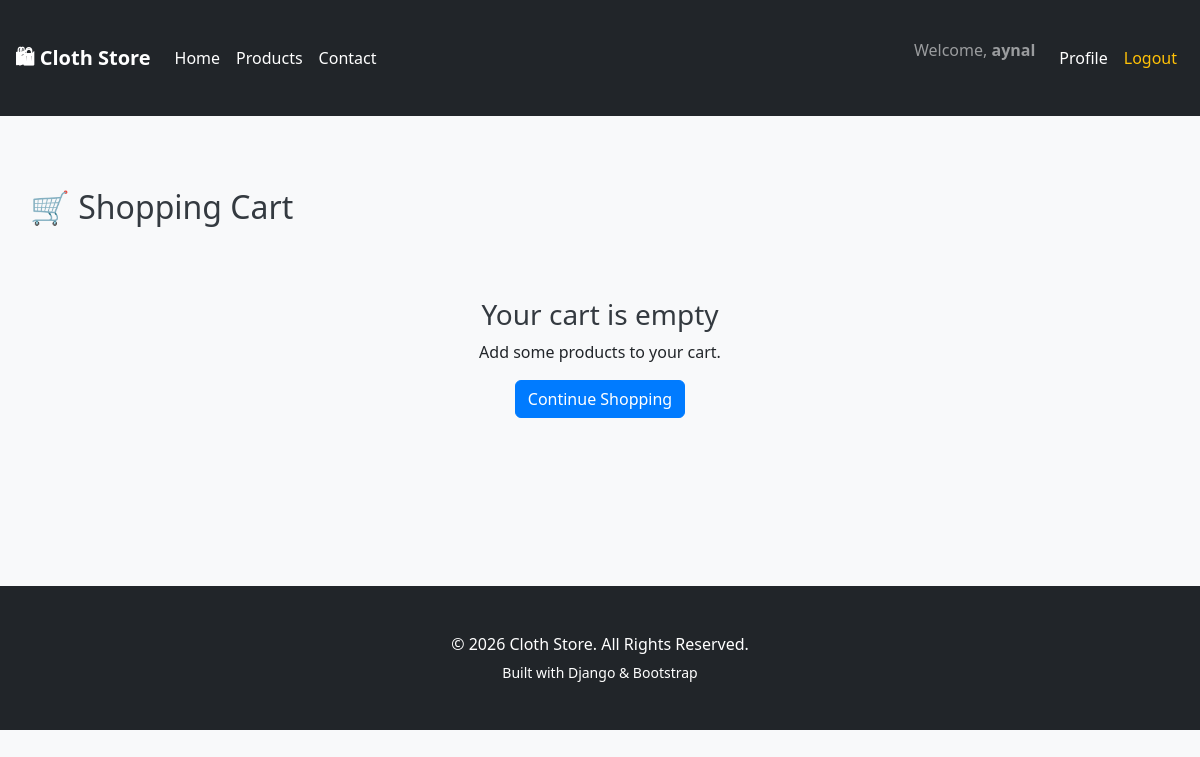
/cart/cart/ (signed in), run on an earlier commit of the app's database.
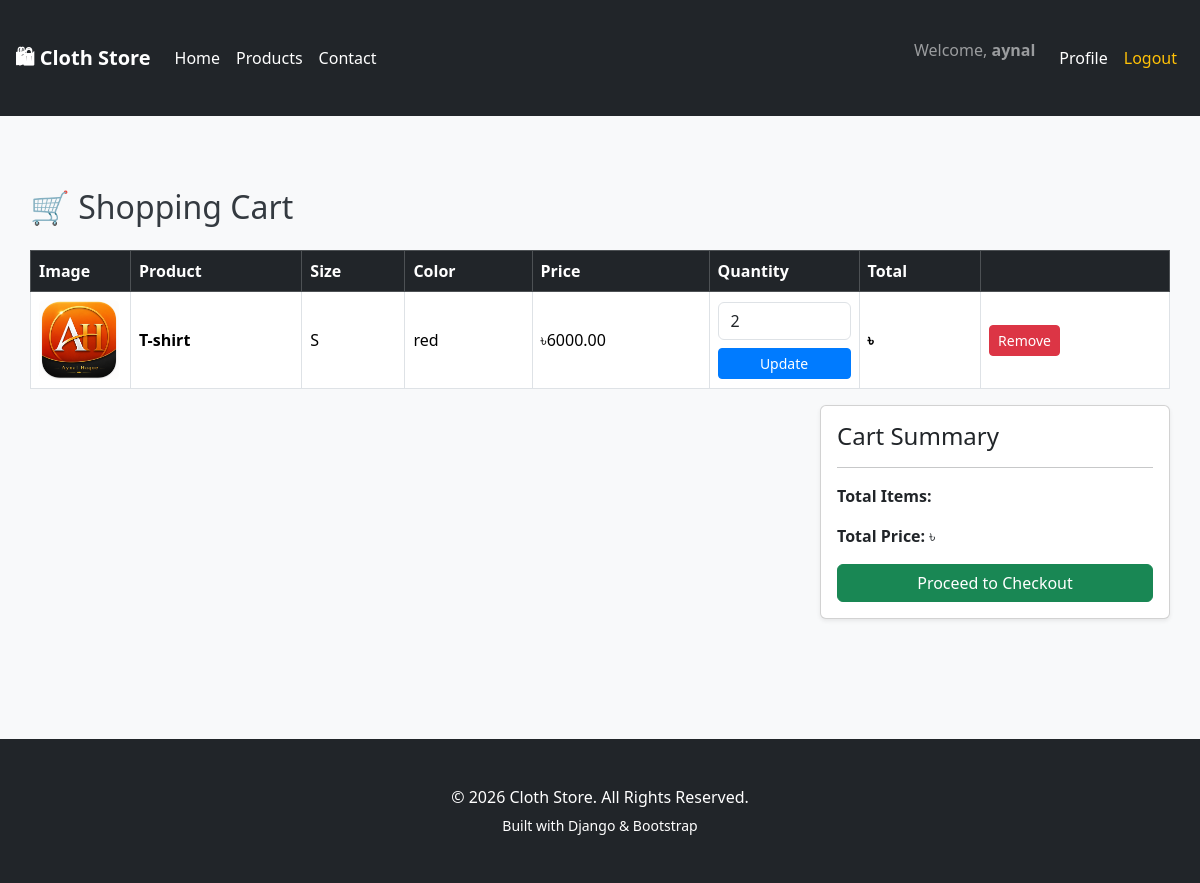
And on a later commit of the database.
### cart/models.py (models this page shows)
class CartItem(models.Model):
    cart = models.ForeignKey(Cart, on_delete=models.CASCADE , related_name="items")
    product_item = models.ForeignKey(ProductItem, on_delete=models.CASCADE)
    quantity = models.PositiveIntegerField(default=1)

### product/models.py (models this page shows, shortened)
class ProductItem(models.Model):
    product = models.ForeignKey(
        Product,
        on_delete=models.CASCADE,
        related_name="items",
    )
    size = models.CharField(
        max_length=5,
        choices=SIZE_CHOICES,
    )
    color = models.CharField(
        max_length=30,
    )
    stock = models.PositiveIntegerField(
        default=0,
    )
    sku = models.CharField(
    max_length=50,
    unique=True,
    blank=True,
    null=True,
)
    price = models.DecimalField(
        max_digits=10,
        decimal_places=2,
        blank=True,
        null=True,
        help_text="Optional variant price",
    )
    class Meta:
        ordering = ("size",)
        verbose_name = "Product Variant"
        verbose_name_plural = "Product Variants"

class Product(models.Model):
    category = models.ForeignKey(
        Category,
        on_delete=models.CASCADE,
        related_name="products",
    )
    name = models.CharField(
        max_length=200,
        db_index=True,
    )
    slug = models.SlugField(
        max_length=255,
        unique=True,
        blank=True,
        db_index=True,
    )
    brand = models.CharField(
        max_length=100,
        blank=True,
    )
    description = models.TextField(
        blank=True,
    )
    image = models.ImageField(
        upload_to=product_image_upload_path,
    )
    price = models.DecimalField(
        max_digits=10,
        decimal_places=2,
    )
    discount_price = models.DecimalField(
        max_digits=10,
        decimal_places=2,
        blank=True,
        null=True,
    )
    stock = models.PositiveIntegerField(
        default=0,
    )
    available = models.BooleanField(
        default=True,
    )
    is_featured = models.BooleanField(
        default=False,
    )
    size = models.CharField(
        max_length=5,
        choices=SIZE_CHOICES,
        blank=True,
    )
    color = models.CharField(
        max_length=50,
        blank=True,
    )
    created_at = models.DateTimeField(
        auto_now_add=True,
    )
    updated_at = models.DateTimeField(
        auto_now=True,
    )
    class Meta:
        ordering = ("-created_at",)
        verbose_name = "Product"
        verbose_name_plural = "Products"

### cart/views.py (the view)
# urls.py: path('cart/', views.cart_detail, name='cart_detail'),
def cart_detail(request):
    cart = get_user_cart(request)
    items = cart.items.select_related(
        "product_item",
        "product_item__product"
    )
    context = {
          "cart": cart,
        "items": items,
    }
    return render(
        request,
        "cart_detail.html",
        context,
    )

### cart/views.py (called while the page is built)
def get_user_cart(request):
    if request.user.is_authenticated:
        cart, created = Cart.objects.get_or_create(
            user=request.user
        )
    else:
        if not request.session.session_key:
            request.session.create()
        cart, created = Cart.objects.get_or_create(
            session_key=request.session.session_key
        )
    return cart

### cart/templates/cart_detail.html (shortened to what this page needs)
{% extends "base.html" %}
{% block content %}
<div class="container py-5">
    <h2 class="mb-4">
        🛒 Shopping Cart
    </h2>
    {% if items %}
    <div class="table-responsive">
        <table class="table table-bordered align-middle">
            <thead class="table-dark">
                <tr>
                    <th>Image</th>
                    <th>Product</th>
                    <th>Size</th>
                    <th>Color</th>
                    <th>Price</th>
                    <th width="150">Quantity</th>
                    <th>Total</th>
                    <th></th>
                </tr>
            </thead>
            <tbody>
            {% for item in items %}
                <tr>
                    <td width="100">
                        <img
                            src="{{ item.product_item.product.image.url }}"
                            class="img-fluid rounded"
                            style="height:80px;width:80px;object-fit:cover;"
                        >
                    </td>
                    <td>
                        <strong>
                            {{ item.product_item.product.name }}
                        </strong>
                    </td>
                    <td>
                        {{ item.product_item.size }}
                    </td>
                    <td>
                        {{ item.product_item.color }}
                    </td>
                    <td>
                        ৳{{ item.product_item.price }}
                    </td>
                    <td>
                        <form
                            method="post"
                            action="{% url 'update_cart_item' item.id %}"
                        >
                            <input
                                type="number"
                                name="quantity"
                                value="{{ item.quantity }}"
                                min="1"
                                class="form-control mb-2"
                            >
                            <button
                                class="btn btn-primary btn-sm w-100"
                            >
                                Update
                            </button>
                        </form>
                    </td>
                    <td>
                        <strong>
                            ৳{{ item.total_price }}
                        </strong>
                    </td>
                    <td>
                        <a
                            href="{% url 'remove_from_cart' item.id %}"
                            class="btn btn-danger btn-sm"
                        >
                            Remove
                        </a>
                    </td>
                </tr>
            {% endfor %}
            </tbody>
        </table>
    </div>
    <div class="card ms-auto shadow-sm" style="max-width:350px;">
        <div class="card-body">
            <h4>
                Cart Summary
            </h4>
            <hr>
            <p>
                <strong>Total Items:</strong>
            </p>
            <p>
                <strong>Total Price:</strong>
                ৳{{ cart.total_price }}
            </p>
            <a
                href="#"
                class="btn btn-success w-100"
            >
                Proceed to Checkout
            </a>
        </div>
    </div>
    {% else %}
    <div class="text-center py-5">
        <h3>
            Your cart is empty
        </h3>
        <p>
            Add some products to your cart.
        </p>
        <a
            href="{% url 'product_list' %}"
            class="btn btn-primary"
        >
            Continue Shopping
        </a>
    </div>
    {% endif %}
</div>
{% endblock %}

What changed in the data, as far as the page shows it:
added CartItem: product_item.product.image (picture), product_item.product.name "T-shirt", product_item.size "S", product_item.color "red", product_item.price "6000.00", quantity "2"
Also different on the page:
text no longer shown: "Your cart is empty Add some products to your cart. Continue Shopping"
text now shown: "Image Product Size Color Price Quantity Total Cart Summary Total Items: Total Price: ৳ Proceed to Checkout"
